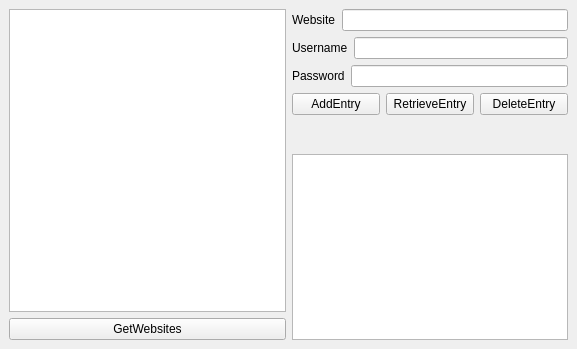
<?xml version="1.0" encoding="UTF-8"?>
<ui version="4.0">
 <class>MainWindow</class>
 <widget class="QMainWindow" name="MainWindow">
  <property name="geometry">
   <rect>
    <x>0</x>
    <y>0</y>
    <width>577</width>
    <height>349</height>
   </rect>
  </property>
  <property name="windowTitle">
   <string>MainWindow</string>
  </property>
  <widget class="QWidget" name="centralwidget">
   <layout class="QHBoxLayout" name="horizontalLayout_6">
    <item>
     <layout class="QVBoxLayout" name="verticalLayout_3">
      <item>
       <widget class="QTableWidget" name="tableWidgetWebsite"/>
      </item>
      <item>
       <widget class="QPushButton" name="buttonGetWebsites">
        <property name="text">
         <string>GetWebsites</string>
        </property>
       </widget>
      </item>
     </layout>
    </item>
    <item>
     <layout class="QVBoxLayout" name="verticalLayout_4">
      <item>
       <layout class="QVBoxLayout" name="verticalLayout_2">
        <item>
         <layout class="QHBoxLayout" name="horizontalLayout">
          <item>
           <widget class="QLabel" name="label">
            <property name="text">
             <string>Website</string>
            </property>
           </widget>
          </item>
          <item>
           <widget class="QLineEdit" name="lineEditWebsite"/>
          </item>
         </layout>
        </item>
        <item>
         <layout class="QHBoxLayout" name="horizontalLayout_2">
          <item>
           <widget class="QLabel" name="label_2">
            <property name="text">
             <string>Username</string>
            </property>
           </widget>
          </item>
          <item>
           <widget class="QLineEdit" name="lineEditUsername"/>
          </item>
         </layout>
        </item>
        <item>
         <layout class="QHBoxLayout" name="horizontalLayout_3">
          <item>
           <widget class="QLabel" name="label_3">
            <property name="text">
             <string>Password</string>
            </property>
           </widget>
          </item>
          <item>
           <widget class="QLineEdit" name="lineEditPassword"/>
          </item>
         </layout>
        </item>
        <item>
         <layout class="QHBoxLayout" name="horizontalLayout_5"/>
        </item>
        <item>
         <layout class="QHBoxLayout" name="horizontalLayout_4">
          <item>
           <widget class="QPushButton" name="buttonAddEntry">
            <property name="text">
             <string>AddEntry</string>
            </property>
           </widget>
          </item>
          <item>
           <widget class="QPushButton" name="buttonRetrieveEntry">
            <property name="text">
             <string>RetrieveEntry</string>
            </property>
           </widget>
          </item>
          <item>
           <widget class="QPushButton" name="buttonDeleteEntry">
            <property name="text">
             <string>DeleteEntry</string>
            </property>
           </widget>
          </item>
         </layout>
        </item>
        <item>
         <spacer name="verticalSpacer">
          <property name="orientation">
           <enum>Qt::Vertical</enum>
          </property>
          <property name="sizeHint" stdset="0">
           <size>
            <width>20</width>
            <height>40</height>
           </size>
          </property>
         </spacer>
        </item>
        <item>
         <layout class="QVBoxLayout" name="verticalLayout"/>
        </item>
       </layout>
      </item>
      <item>
       <widget class="QPlainTextEdit" name="logTextEdit">
        <property name="readOnly">
         <bool>true</bool>
        </property>
       </widget>
      </item>
     </layout>
    </item>
   </layout>
  </widget>
 </widget>
 <resources/>
 <connections/>
</ui>
